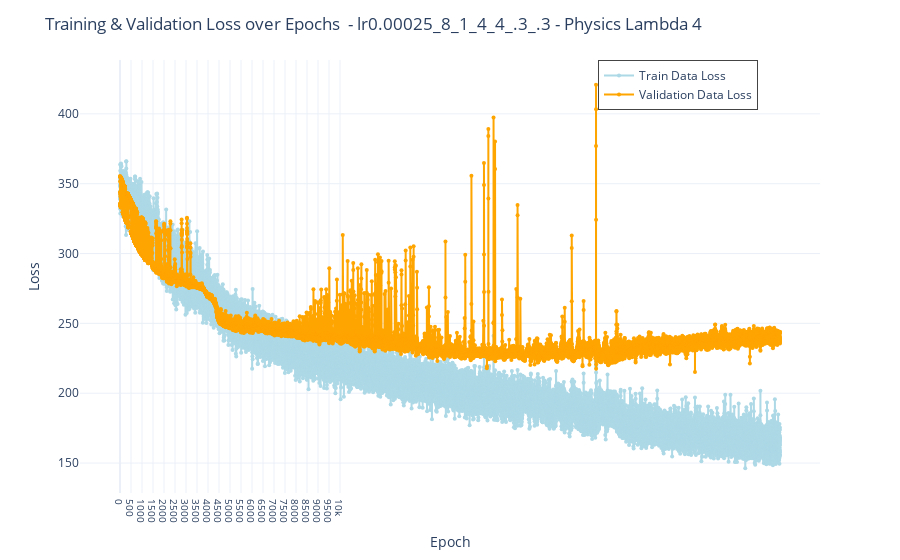

The cell this chart's notebook holds for it:
### Markdown cell above
# Plotly(old representation)

### Code cell
import plotly.graph_objects as go

fig = go.Figure()

# Training loss trace
fig.add_trace(go.Scatter(
    y=train_data_losses,
    mode="lines+markers",
    name="Train Data Loss",
    line=dict(color="lightblue", width=2),
    marker=dict(size=4)
))

# Validation loss trace
fig.add_trace(go.Scatter(
    y=val_data_losses,
    mode="lines+markers",
    name="Validation Data Loss",
    line=dict(color="orange", width=2),
    marker=dict(size=4)
))

# Layout
fig.update_layout(
    title="Training & Validation Loss over Epochs  - lr0.00025_8_1_4_4_.3_.3 - Physics Lambda 4",
    xaxis_title="Epoch",
    yaxis_title="Loss",
    xaxis=dict(
        tickmode='array',
        tickvals=list(range(0, 10500, 500)),  # Show ticks every 100 epochs
        tickfont=dict(size=10)
    ),
    template="plotly_white",
    legend=dict(
        x=0.7,        # push legend past the right edge
        y=1,
        xanchor="left",
        borderwidth=1
    ),
    margin=dict(t=60, b=40)  # give extra room on right for the legend
)

fig.show()

### Figure 1 — Plotly figure (JSON) as saved in the notebook; plotly's stock layout.template omitted (floating-point values rounded to 4 significant figures; data arrays with more than 128 entries replaced by an {"elided": "..."} marker saying what was removed)
{"data": [{"line": {"color": "lightblue", "width": 2}, "marker": {"size": 4}, "mode": "lines+markers", "name": "Train Data Loss", "type": "scatter", "y": {"elided": "30000 float values"}}, {"line": {"color": "orange", "width": 2}, "marker": {"size": 4}, "mode": "lines+markers", "name": "Validation Data Loss", "type": "scatter", "y": {"elided": "30000 float values"}}], "layout": {"legend": {"borderwidth": 1, "x": 0.7, "xanchor": "left", "y": 1}, "margin": {"b": 40, "t": 60}, "title": {"text": "Training & Validation Loss over Epochs  - lr0.00025_8_1_4_4_.3_.3 - Physics Lambda 4"}, "xaxis": {"tickfont": {"size": 10}, "tickmode": "array", "tickvals": [0, 500, 1000, 1500, 2000, 2500, 3000, 3500, 4000, 4500, 5000, 5500, 6000, 6500, 7000, 7500, 8000, 8500, 9000, 9500, 10000], "title": {"text": "Epoch"}}, "yaxis": {"title": {"text": "Loss"}}}}
